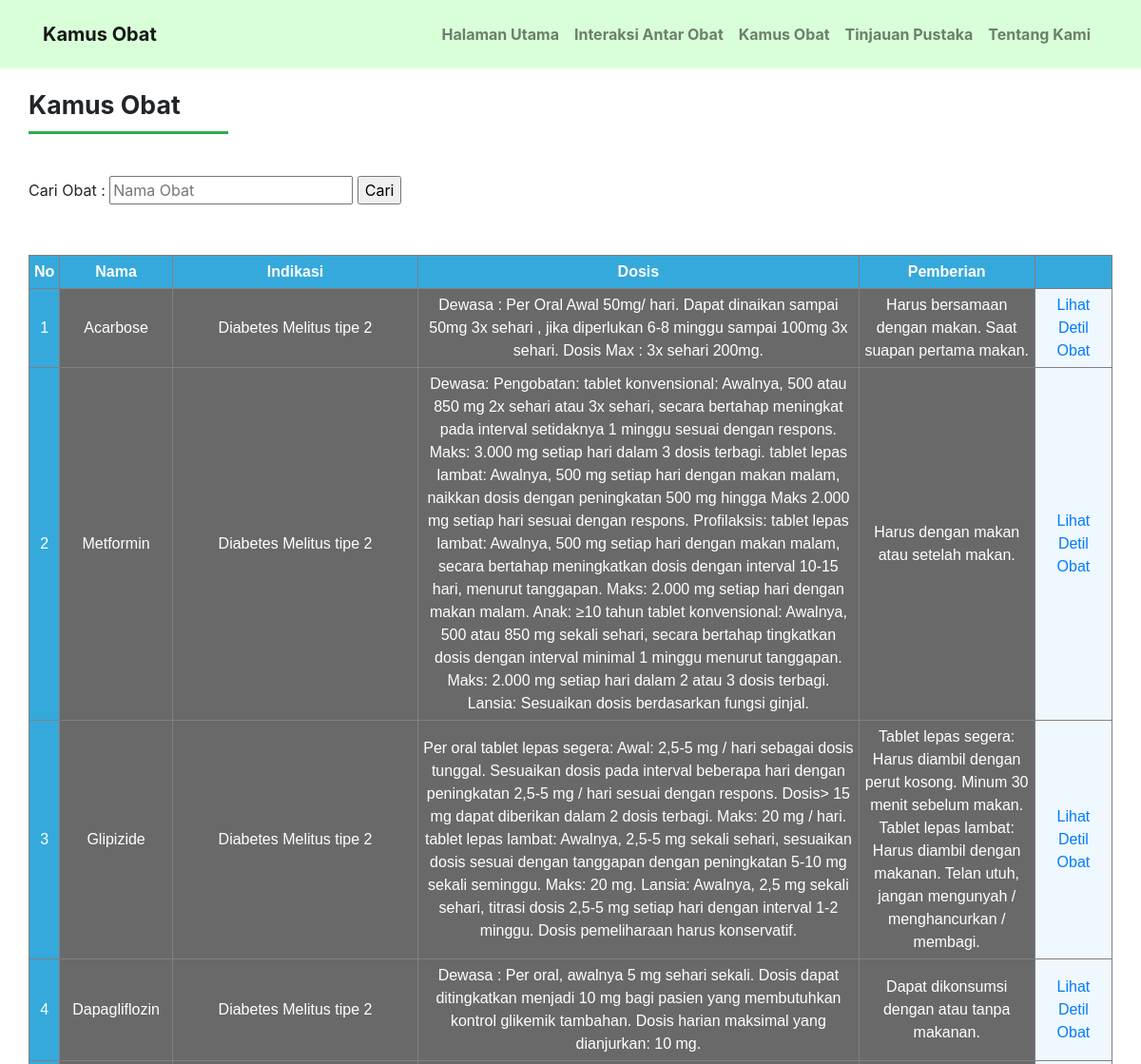
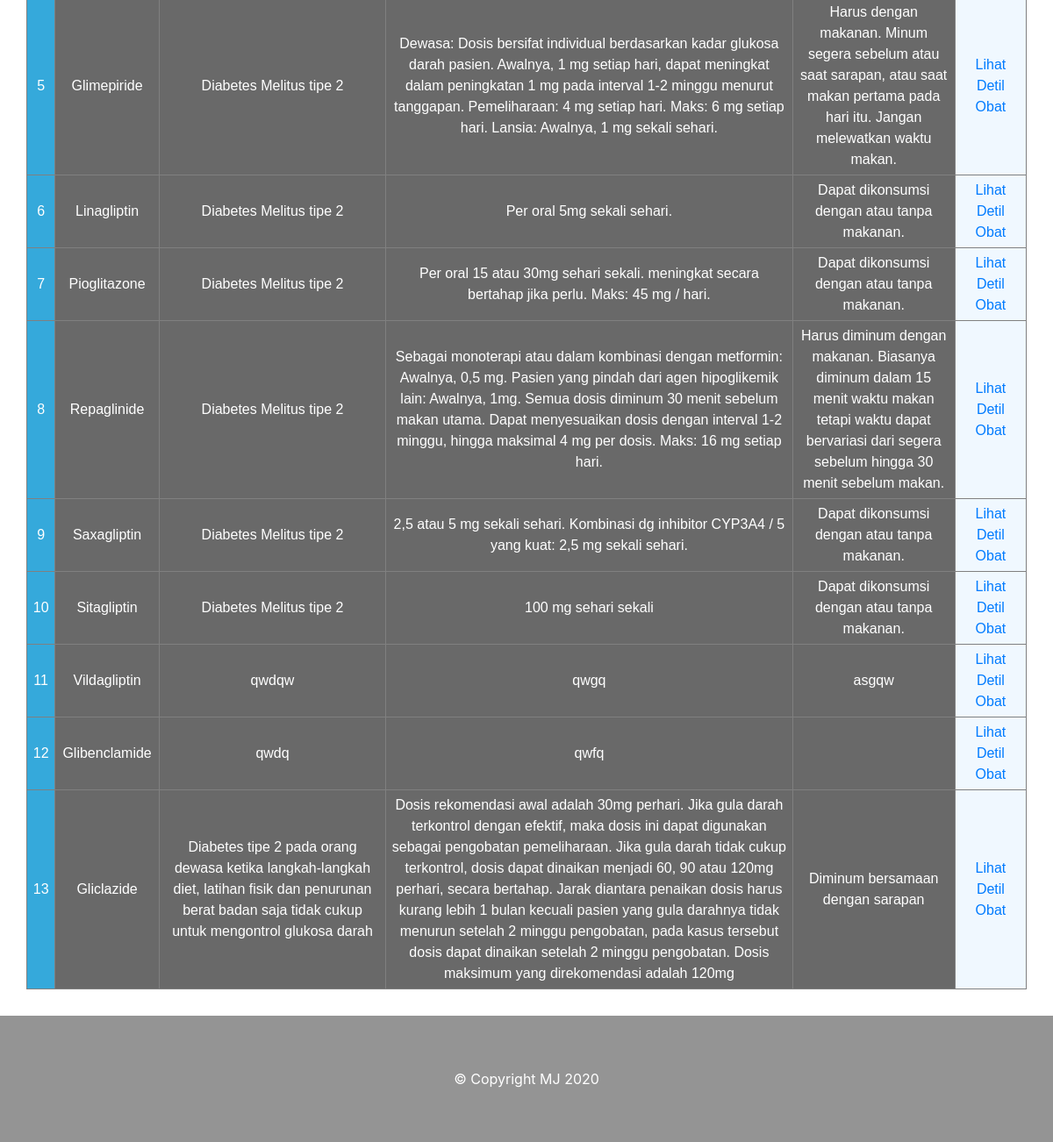
The app's page /data/obatku/kamus.php with its own data (2 pictures, top to bottom).
### tables this page shows
CREATE TABLE `obat` (
  `kode_obat` int(11) NOT NULL,
  `nama_obat` varchar(20) NOT NULL,
  `gol_obat` varchar(25) NOT NULL,
  `indikasi` text NOT NULL,
  `dosis` text NOT NULL,
  `pemberian` text NOT NULL,
  `kontraindikasi` text NOT NULL,
  `efeksamping` text NOT NULL,
  `hamilbusui` text NOT NULL,
  `interaksi_obat` text NOT NULL,
  `mekanisme_obat` text NOT NULL
);

### data/obatku/kamus.php (the view, shortened to what this page needs)
<!DOCTYPE html>
<html>
<head>
  <link rel="stylesheet" href="assets/plugins/bootstrap/css/bootstrap.min.css">
  <link rel="stylesheet" href="assets/plugins/fontawesome/css/all.min.css">
  <link rel="stylesheet" href="assets/css/style.css">
</head>
<body>
  <nav class="navbar navbar-expand-lg navbar-light fixed-top py-3" id="mainNav">
    <div class="container">
      <a class="navbar-brand js-scroll-trigger" href="http://localhost/obatku/kamus.php">Kamus Obat</a>
      <div class="collapse navbar-collapse" id="navbarResponsive">
        <ul class="navbar-nav ml-auto my-2 my-lg-0">
          <li class="nav-item">
            <a class="nav-link js-scroll-trigger" href="http://localhost/obatku/index.php">Halaman Utama</a>
          </li>
          <li class="nav-item">
            <a class="nav-link js-scroll-trigger" href="http://localhost/obatku/interaksi.php">Interaksi Antar Obat</a>
          </li>
          <li class="nav-item">
            <a class="nav-link js-scroll-trigger" href="http://localhost/obatku/kamus.php">Kamus Obat</a>
          </li>
          <li class="nav-item">
            <a class="nav-link js-scroll-trigger" href="http://localhost/obatku/pustaka.php">Tinjauan Pustaka</a>
          </li>
          <li class="nav-item">
            <a class="nav-link js-scroll-trigger" href="http://localhost/obatku/tentang.php">Tentang Kami</a>
          </li>
        </ul>
      </div>
    </div>
  </nav>
	<?php
		include 'koneksi.php';
	?>
  <div id="kamus" class="kamus">
    <div class="container">
      <div class="row">
        <div class="kiri">
          <label class="text1">Kamus Obat</label>
		  <hr class="garis-text1" />
	<br/>
	<form action="kamus.php" method="get">
		<label>Cari Obat :</label>
		<input type="text" name="cari" placeholder="Nama Obat">
		<input type="submit" value="Cari">
	</form>
  <br/>
  <br/>
	<table style="text-align: center;font-family: sans-serif;border-collapse: collapse;" align="center" border="1" width="100%">
	<tr>
		<th style="background: #35A9DB;color: #fff;font-weight: bold; padding: 5px">No</th>
		<th style="background: #35A9DB;color: #fff;font-weight: bold; padding: 5px; width: 120px">Nama</th>
		<th style="background: #35A9DB;color: #fff;font-weight: bold; padding: 5px; width: 300px">Indikasi</th>
		<th style="background: #35A9DB;color: #fff;font-weight: bold; padding: 5px; width: 550px">Dosis</th>
		<th style="background: #35A9DB;color: #fff;font-weight: bold; padding: 5px; width: 200px">Pemberian</th>
    <th style="background: #35A9DB;color: #fff;font-weight: bold; padding: 5px; width: 90px"></th>
	</tr>
	<?php
	if(isset($_GET['cari'])){
		$cari = $_GET['cari'];
		$datac = mysqli_query($koneksi,"select * from obat where nama_obat like '%".$cari."%'");
	}else{
		$datac = mysqli_query($koneksi,"select * from obat");
	}
	$no = 1;
	while($d = mysqli_fetch_array($datac)){
	?>
	<tr>
		<td style="background: #35A9DB;color: #fff;font-weight: normal; padding: 5px"><?php echo $no++; ?></td>
		<td style="background: #696969;color: #fff;font-weight: normal; padding: 5px; width: 120px"><?php echo $d['nama_obat']; ?></td>
		<td style="background: #696969;color: #fff;font-weight: normal; padding: 5px; width: 300px"><?php echo $d['indikasi']; ?></td>
		<td style="background: #696969;color: #fff;font-weight: normal; padding: 5px; width: 550px"><?php echo $d['dosis']; ?></td>
		<td style="background: #696969;color: #fff;font-weight: normal; padding: 5px; width: 200px"><?php echo $d['pemberian']; ?></td>
		<td style="background: #F0F8FF;color: #fff;font-weight: normal; padding: 5px; width: 90px"><a href="detil.php?kode_obat=<?php echo $d['kode_obat']; ?>">Lihat Detil Obat</a></td>
	</tr>
	<?php } ?>
	</table>
</div>
</div>
</div>
</div>
  <div id="tentang" class="about">
    <div id="copyright" class="copyright">
      &copy; Copyright MJ 2020
    </div>
  </div>
</body>
</html>

### data/obatku/assets/css/style.css (style rules this page uses)
html { scroll-behavior: smooth; }
.navbar { background: rgba(192, 255, 192, 0.6); font-weight: bold; }
.kamus { padding: 30px 0; }
.kamus .kiri .garis-text1 { width: 210px; padding-bottom: 20px; margin: 0; border-top: 3px solid #32a852; }
.kamus .kiri .text1 { margin-top: 60px; font-size: 20pt; font-weight: bold; }
.tablekamus, th, td { padding: 8px 20px; text-align: center; }
.about { background: #949494; width: 100%; padding: 30px 0; }
.about .copyright { width: 100%; padding: 30px 0; text-align: center; background: #949494; color: #ffffff; }

### records on screen
obat: nama_obat "Acarbose", indikasi "Diabetes Melitus tipe 2", dosis "Dewasa : Per Oral Awal 50mg/ hari. Dapat dinaikan sampai 50mg 3x sehari , jika diperlukan 6-8 minggu sampai 100mg 3x sehari. Dosis Max : 3x sehari 200mg.", pemberian "Harus bersamaan dengan makan. Saat suapan pertama makan."
obat: nama_obat "Metformin", indikasi "Diabetes Melitus tipe 2", dosis "Dewasa: Pengobatan: tablet konvensional: Awalnya, 500 atau 850 mg 2x sehari atau 3x sehari, secara bertahap meningkat pada interval setidaknya 1 minggu sesuai dengan respons. Maks: 3.000 mg setiap hari dalam 3 dosis terbagi. tablet lepas lambat: Awalnya, 500 mg setiap hari dengan makan malam, naikkan dosis dengan peningkatan 500 mg hingga Maks 2.000 mg setiap hari sesuai dengan respons. Profilaksis: tablet lepas lambat: Awalnya, 500 mg setiap hari dengan makan malam, secara bertahap meningkatkan dosis dengan interval 10-15 hari, menurut tanggapan. Maks: 2.000 mg setiap hari dengan makan malam. Anak: ≥10 tahun tablet konvensional: Awalnya, 500 atau 850 mg sekali sehari, secara bertahap…", pemberian "Harus dengan makan atau setelah makan."
obat: nama_obat "Glipizide", indikasi "Diabetes Melitus tipe 2", dosis "Per oral tablet lepas segera: Awal: 2,5-5 mg / hari sebagai dosis tunggal. Sesuaikan dosis pada interval beberapa hari dengan peningkatan 2,5-5 mg / hari sesuai dengan respons. Dosis> 15 mg dapat diberikan dalam 2 dosis terbagi. Maks: 20 mg / hari. tablet lepas lambat: Awalnya, 2,5-5 mg sekali sehari, sesuaikan dosis sesuai dengan tanggapan dengan peningkatan 5-10 mg sekali seminggu. Maks: 20 mg. Lansia: Awalnya, 2,5 mg sekali sehari, titrasi dosis 2,5-5 mg setiap hari dengan interval 1-2 minggu. Dosis pemeliharaan harus konservatif.", pemberian "Tablet lepas segera: Harus diambil dengan perut kosong. Minum 30 menit sebelum makan. Tablet lepas lambat: Harus diambil dengan makanan. Telan utuh, jangan mengunyah / menghancurkan / membagi."
obat: nama_obat "Dapagliflozin", indikasi "Diabetes Melitus tipe 2", dosis "Dewasa : Per oral, awalnya 5 mg sehari sekali. Dosis dapat ditingkatkan menjadi 10 mg bagi pasien yang membutuhkan kontrol glikemik tambahan. Dosis harian maksimal yang dianjurkan: 10 mg.", pemberian "Dapat dikonsumsi dengan atau tanpa makanan."
obat: nama_obat "Glimepiride", indikasi "Diabetes Melitus tipe 2", dosis "Dewasa: Dosis bersifat individual berdasarkan kadar glukosa darah pasien. Awalnya, 1 mg setiap hari, dapat meningkat dalam peningkatan 1 mg pada interval 1-2 minggu menurut tanggapan. Pemeliharaan: 4 mg setiap hari. Maks: 6 mg setiap hari. Lansia: Awalnya, 1 mg sekali sehari.", pemberian "Harus dengan makanan. Minum segera sebelum atau saat sarapan, atau saat makan pertama pada hari itu. Jangan melewatkan waktu makan."
obat: nama_obat "Linagliptin", indikasi "Diabetes Melitus tipe 2", dosis "Per oral 5mg sekali sehari.", pemberian "Dapat dikonsumsi dengan atau tanpa makanan."
obat: nama_obat "Pioglitazone", indikasi "Diabetes Melitus tipe 2", dosis "Per oral 15 atau 30mg sehari sekali. meningkat secara bertahap jika perlu. Maks: 45 mg / hari.", pemberian "Dapat dikonsumsi dengan atau tanpa makanan."
obat: nama_obat "Repaglinide", indikasi "Diabetes Melitus tipe 2", dosis "Sebagai monoterapi atau dalam kombinasi dengan metformin: Awalnya, 0,5 mg. Pasien yang pindah dari agen hipoglikemik lain: Awalnya, 1mg. Semua dosis diminum 30 menit sebelum makan utama. Dapat menyesuaikan dosis dengan interval 1-2 minggu, hingga maksimal 4 mg per dosis. Maks: 16 mg setiap hari.", pemberian "Harus diminum dengan makanan. Biasanya diminum dalam 15 menit waktu makan tetapi waktu dapat bervariasi dari segera sebelum hingga 30 menit sebelum makan."
obat: nama_obat "Saxagliptin", indikasi "Diabetes Melitus tipe 2", dosis "2,5 atau 5 mg sekali sehari. Kombinasi dg inhibitor CYP3A4 / 5 yang kuat: 2,5 mg sekali sehari.", pemberian "Dapat dikonsumsi dengan atau tanpa makanan."
obat: nama_obat "Sitagliptin", indikasi "Diabetes Melitus tipe 2", dosis "100 mg sehari sekali", pemberian "Dapat dikonsumsi dengan atau tanpa makanan."
obat: nama_obat "Vildagliptin", indikasi "qwdqw", dosis "qwgq", pemberian "asgqw"
obat: nama_obat "Glibenclamide", indikasi "qwdq", dosis "qwfq"
obat: nama_obat "Gliclazide", indikasi "Diabetes tipe 2 pada orang dewasa ketika langkah-langkah diet, latihan fisik dan penurunan berat badan saja tidak cukup untuk mengontrol glukosa darah", dosis "Dosis rekomendasi awal adalah 30mg perhari. Jika gula darah terkontrol dengan efektif, maka dosis ini dapat digunakan sebagai pengobatan pemeliharaan. Jika gula darah tidak cukup terkontrol, dosis dapat dinaikan menjadi 60, 90 atau 120mg perhari, secara bertahap. Jarak diantara penaikan dosis harus kurang lebih 1 bulan kecuali pasien yang gula darahnya tidak menurun setelah 2 minggu pengobatan, pada kasus tersebut dosis dapat dinaikan setelah 2 minggu pengobatan. Dosis maksimum yang direkomendasi adalah 120mg", pemberian "Diminum bersamaan dengan sarapan"
